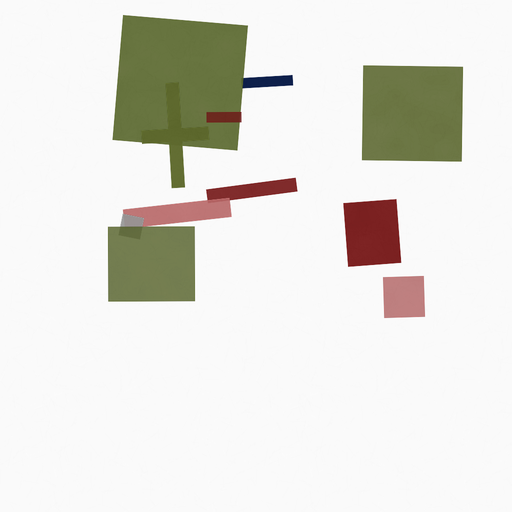
#> input picture test_aligned_bars.png, 512 x 512 px; its folder holds only this picture in this run
$ python -i renderer.py   (imports and definitions only)
#> lines starting #> are read from the running program, lines starting #| are printed output that depends on the picture
### src/art/palettes.py
"""Artist-specific color palettes.

Colors stored as (R, G, B) tuples in [0, 1] float range.
"""

from __future__ import annotations

import numpy as np


def hex_to_rgb(h: str) -> tuple:
    """Convert '#RRGGBB' to (r, g, b) floats in [0, 1]."""
    h = h.lstrip("#")
    return tuple(int(h[i : i + 2], 16) / 255.0 for i in (0, 2, 4))


# --- Malevich Suprematist Palette (original 6) ---
MALEVICH_PALETTE = {
    "white": hex_to_rgb("#FFFFFF"),
    "black": hex_to_rgb("#000000"),
    "red": hex_to_rgb("#CC0000"),
    "yellow": hex_to_rgb("#E8C800"),
    "blue": hex_to_rgb("#0044AA"),
    "green": hex_to_rgb("#228B22"),
}
#> further down, picture is the input picture: PIL image 512x512 RGB; mean R, G, B 228.6, 227.5, 221.3

# --- Expanded Suprematist Palette ---
# Drawn from the full range of colours in Malevich's Suprematist works
# (1915-1920): the core primaries plus the ochres, greys, and muted
# secondaries that appear across his paintings.
SUPREMATIST_PALETTE = {
    "white": hex_to_rgb("#FAFAFA"),
    "cream": hex_to_rgb("#F0E6D2"),
    "black": hex_to_rgb("#0A0A0A"),
    "charcoal": hex_to_rgb("#3C3C3C"),
    "grey": hex_to_rgb("#9E9E9E"),
    "light_grey": hex_to_rgb("#C8C8C8"),
    "red": hex_to_rgb("#C62828"),
    "burgundy": hex_to_rgb("#7B1A1A"),
    "rose": hex_to_rgb("#C47070"),
    "orange": hex_to_rgb("#D4762C"),
    "ochre": hex_to_rgb("#C49B2A"),
    "yellow": hex_to_rgb("#E8C800"),
    "olive": hex_to_rgb("#5E6B2E"),
    "green": hex_to_rgb("#2E7D32"),
    "blue": hex_to_rgb("#1A4FA0"),
    "navy": hex_to_rgb("#0D1F4B"),
}

# --- Basquiat Palette ---
BASQUIAT_PALETTE = {
    "raw_canvas": hex_to_rgb("#F5E6D0"),
    "black": hex_to_rgb("#000000"),
    "red": hex_to_rgb("#CC2200"),
    "blue": hex_to_rgb("#0055CC"),
    "yellow": hex_to_rgb("#DDAA00"),
    "white": hex_to_rgb("#FFFFFF"),
    "orange": hex_to_rgb("#CC6600"),
    "brown": hex_to_rgb("#8B4513"),
}

# --- Hybrid Palette (union of both) ---
HYBRID_PALETTE = {
    "white": hex_to_rgb("#FFFFFF"),
    "black": hex_to_rgb("#000000"),
    "red": hex_to_rgb("#CC1100"),
    "yellow": hex_to_rgb("#E0B400"),
    "blue": hex_to_rgb("#004DBB"),
    "green": hex_to_rgb("#228B22"),
    "orange": hex_to_rgb("#CC6600"),
    "raw_canvas": hex_to_rgb("#F5E6D0"),
    "brown": hex_to_rgb("#8B4513"),
}

# --- Hadid Palette ---
# Inspired by Zaha Hadid's suprematist-influenced paintings (1976-1992)
# "The Peak", "Malevich's Tektonik", "The World (89 Degrees)"
HADID_PALETTE = {
    "white":         hex_to_rgb("#F5F5F7"),
    "warm_white":    hex_to_rgb("#EDE8DE"),
    "light_grey":    hex_to_rgb("#C7C8CD"),
    "mid_grey":      hex_to_rgb("#8C8A92"),
    "graphite":      hex_to_rgb("#4A4950"),
    "black":         hex_to_rgb("#0B0B10"),
    "deep_blue":     hex_to_rgb("#0B2465"),
    "cobalt_blue":   hex_to_rgb("#2059BA"),
    "signal_red":    hex_to_rgb("#CF2E2E"),
    "ochre_yellow":  hex_to_rgb("#D5B143"),
    "pale_blue":     hex_to_rgb("#AFC0DC"),
    # Saturated primaries in several tones (Hadid's "Malevich's Tektonik").
    # Appended so indices of existing saved genomes are unchanged.
    "ultramarine":   hex_to_rgb("#1D35C4"),
    "vermilion":     hex_to_rgb("#E0371F"),
    "carmine":       hex_to_rgb("#A6182C"),
    "chrome_yellow": hex_to_rgb("#EDB31B"),
    "lavender_grey": hex_to_rgb("#A6ADCB"),
    "prussian":      hex_to_rgb("#10295A"),
}

# --- Maps Palette ---
# Constructivist city maps: lamp-black, vermilion, ultramarine and chrome
# yellow with warm greys, painted on aged paper.  Order is fixed: indices
# are named in src/shapes/citymap.py.
MAPS_PALETTE = {
    "paper":         hex_to_rgb("#E6DAC0"),    # 0  ground / streets
    "lamp_black":    hex_to_rgb("#1D1B1A"),    # 1
    "vermilion":     hex_to_rgb("#D8401F"),    # 2
    "ultramarine":   hex_to_rgb("#1F3B9A"),    # 3
    "chrome_yellow": hex_to_rgb("#E9B021"),    # 4
    "warm_grey":     hex_to_rgb("#8C8379"),    # 5
    "dark_grey":     hex_to_rgb("#48443F"),    # 6
    "ivory":         hex_to_rgb("#F3EDE0"),    # 7
    "carmine":       hex_to_rgb("#A3222B"),    # 8
    "cobalt":        hex_to_rgb("#3E6FB8"),    # 9
    "ochre":         hex_to_rgb("#BF8A36"),    # 10
    # Wider Constructivist range (Popova, Stepanova, Stenberg, Exter).
    "viridian":      hex_to_rgb("#2F6E52"),    # 11
    "teal":          hex_to_rgb("#1E7078"),    # 12
    "salmon":        hex_to_rgb("#E2876C"),    # 13
    "plum":          hex_to_rgb("#5A3557"),    # 14
    "sienna":        hex_to_rgb("#94452A"),    # 15
    "navy":          hex_to_rgb("#1B2541"),    # 16
    "sky":           hex_to_rgb("#93B2CF"),    # 17
    "kraft":         hex_to_rgb("#C7A774"),    # 18
    "pale_grey":     hex_to_rgb("#CEC9BE"),    # 19
    "olive":         hex_to_rgb("#6F6A35"),    # 20
    "rose":          hex_to_rgb("#E59A9C"),    # 21  Rodchenko pink
    "orange":        hex_to_rgb("#E8722A"),    # 22
}

PALETTES = {
    "malevich": MALEVICH_PALETTE,
    "suprematist": SUPREMATIST_PALETTE,
    "basquiat": BASQUIAT_PALETTE,
    "hybrid": HYBRID_PALETTE,
    "hadid": HADID_PALETTE,
    "maps": MAPS_PALETTE,
    "none": None,
}


# [6 lines left out: function get_palette_array, not called in this run]

### src/shapes/renderer.py
"""Render ShapeGenome compositions to PIL Images.

Each shape is drawn on a temporary RGBA layer, rotated around its center,
then alpha-composited onto the canvas in z-order (list order = back-to-front).

A fibrous canvas texture (random fine scratches/lines) is overlaid to give
a physical, matte-paint-on-canvas quality rather than a flat vector look.
"""

from __future__ import annotations

import math
import random as _py_random

import numpy as np
from PIL import Image, ImageChops, ImageDraw, ImageFilter

from src.shapes.genome import ShapeGenome, ShapeGroup, Shape
from src.art.palettes import SUPREMATIST_PALETTE

DEFAULT_PALETTE = list(SUPREMATIST_PALETTE.values())

_SUPERSAMPLE = 2

# Supersampling quadruples memory and time.  Up to this many output pixels
# (2048x3072, i.e. a 2048 landscape export) we render at 2x; beyond it the
# render is already so large that edge aliasing is invisible, so we render 1x.
_SUPERSAMPLE_PIXEL_BUDGET = 2048 * 3072


def _supersample_for(width: int, height: int) -> int:
    return _SUPERSAMPLE if width * height <= _SUPERSAMPLE_PIXEL_BUDGET else 1

# Cached fiber tile (generated once, reused)
_FIBER_TILE: Image.Image | None = None
_FIBER_TILE_SIZE = 512


def _palette_rgb(palette: list[tuple], idx: int) -> tuple[int, int, int]:
    r, g, b = palette[idx % len(palette)]
    return (int(r * 255), int(g * 255), int(b * 255))


def _clamp(v: float, lo: float, hi: float) -> float:
    return max(lo, min(hi, v))


# ------------------------------------------------------------------
# Shape drawing primitives
# ------------------------------------------------------------------

# [125 lines left out: functions _draw_square, _draw_rect, _draw_circle, _draw_cross, _draw_trapezoid, _draw_triangle and 9 more, not called in this run]


_SHAPE_DRAWERS = {
    "square": _draw_square,
    "rect": _draw_rect,
    "circle": _draw_circle,
    "cross": _draw_cross,
    "trapezoid": _draw_trapezoid,
    "triangle": _draw_triangle,
    "line": _draw_line,
    "ellipse": _draw_ellipse,
    "semicircle": _draw_semicircle,
    "hexagon": _draw_hexagon,
    "parallelogram": _draw_parallelogram,
    "lshape": _draw_lshape,
    "tshape": _draw_tshape,
    "arrow": _draw_arrow,
    "chevron": _draw_chevron,
}


# ------------------------------------------------------------------
# 3D projection helpers (Hadid / Architecton mode)
# ------------------------------------------------------------------

# [16 lines left out: functions _lighten, _darken, not called in this run]


def _centroid(pts: list[tuple[float, float]]) -> tuple[float, float]:
    inv = 1.0 / max(1, len(pts))
    return (sum(p[0] for p in pts) * inv, sum(p[1] for p in pts) * inv)


def _inset_polygon(pts: list[tuple[float, float]], scale: float) -> list[tuple[float, float]]:
    cx, cy = _centroid(pts)
    return [((x - cx) * scale + cx, (y - cy) * scale + cy) for x, y in pts]


# [253 lines left out: functions _get_shape_corners, _projection_vector, _draw_face_details, not called in this run]


# ------------------------------------------------------------------
# 3D lighting
# ------------------------------------------------------------------

# Single key light from the upper left (screen space, y down, unit length).
_LIGHT_DIR = (-0.55, -0.835)
_PLASTER_WHITE = (238, 233, 222)
_UMBER = (58, 47, 40)           # shade pigment for faces turned from the light
_PAPER = (222, 208, 180)        # aged paper / primed canvas
_GRAPHITE = (72, 68, 64)
_LIGHT_IVORY = (247, 240, 222)  # the one light every lit face shares
_SHADE_TAUPE = (96, 80, 70)     # the one shade every shaded face shares

# How far the 3D ground sits behind the structure (0 = on the same plane).
# Painted, not optical: ground fields are mixed toward the ground tone
# (lower value and chroma than the forms), laid flat (no relief plates),
# and shadows that reach the ground land detached and lighter.
GROUND_RECESSION = 0.85
GROUND_DROP = 0.075              # extra height above the ground, in canvas units


# [17 lines left out: functions _recede, _period_pigment, not called in this run]


def _mix(a: tuple[int, int, int], b: tuple[int, int, int], t: float) -> tuple[int, int, int]:
    return tuple(int(round(x + (y - x) * t)) for x, y in zip(a, b))


# [18 lines left out: function _face_shade, not called in this run]


def _noise_image(size: tuple[int, int], cells: int, octaves: int = 3,
                 amp: float = 1.0, rng: np.random.Generator | None = None) -> Image.Image:
    """Smooth multi-octave value noise as an 'L' image centred on 128.

    Built from tiny random grids upscaled by PIL, so it's cheap at any size.
    """
    rng = rng or np.random.default_rng()
    w, h = size
    acc = np.zeros((256, 256), dtype=np.float32)
    total = 0.0
    for o in range(octaves):
        n = max(2, cells * (2 ** o))
        small = rng.standard_normal((n, n)).astype(np.float32)
        img = Image.fromarray(((small + 4) / 8 * 255).clip(0, 255).astype(np.uint8), "L")
        up = np.asarray(img.resize((256, 256), Image.BICUBIC), dtype=np.float32) / 255.0 - 0.5
        wgt = 0.5 ** o
        acc += up * wgt
        total += wgt
    acc = acc / total * 2.0 * amp
    out = Image.fromarray((128 + acc * 127).clip(0, 255).astype(np.uint8), "L")
    return out.resize((w, h), Image.BICUBIC)


# ------------------------------------------------------------------
# Oil-paint impasto
#
# A tileable height map of directional brush strokes (with fine bristle
# streaks) is lit from the key light to get raised-paint relief, then
# soft-light blended onto surfaces.  One tile per 15-degree bucket, cached.
# ------------------------------------------------------------------

_STROKE_TILE = 512
_STROKE_CACHE: dict[tuple[int, int], Image.Image] = {}


# [26 lines left out: function _stroke_relief_tile, not called in this run]


OIL_STRENGTH = 0.45    # broken-colour brushwork on every form and the ground
_LOAD_CACHE: dict[tuple[int, int], np.ndarray] = {}


# [102 lines left out: functions _stroke_load_tile, _load_field, _oil_paint, _impasto_field, _apply_impasto, not called in this run]


# Per-material surface: (brush relief strength, tonal mottle amplitude).
_MATERIAL_TEXTURE = {
    "concrete": (0.22, 0.05),
    "marble": (0.12, 0.07),
}


# [832 lines left out: functions _tooth, _texture_element, _sweep_mask, _shift_mask, _shadow_dir, _paint_cast_shadow and 19 more, not called in this run]


_FIBER_CACHE: dict[tuple[int, int], np.ndarray] = {}


# [325 lines left out: functions _tile_fiber, _apply_canvas_texture, _apply_shape_texture, _apply_edge_roughness, _composite_shape, _paint_shapes_2d and 3 more, not called in this run]


_FIBER_NORM: np.ndarray | None = None


# [12 lines left out: function _fiber_band, not called in this run]


_FINISH_BAND = 256


# [36 lines left out: function _apply_finish, not called in this run]


_PAPER_WARM = (232, 214, 182)


def _apply_paper_age(image: Image.Image) -> Image.Image:
    """Make a 2D composition read as gouache on an old sheet.

    Applied at output resolution (cheap): pigments eased ~8% toward a warm,
    slightly desaturated period tone, soft multi-scale mottling of the
    ground, and gentle warm toning that creeps in from the sheet's edges.
    """
    w, h = image.size
#> w = 512; h = 512
    rgb = image.convert("RGB")

    # Period pigments: slight desaturation + warm cast.
    grey = rgb.convert("L").convert("RGB")
    rgb = Image.blend(rgb, grey, 0.08)
    warm = Image.new("RGB", (w, h), _PAPER_WARM)
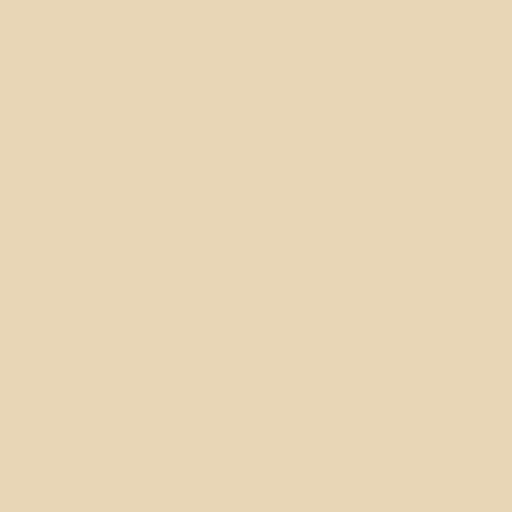
#> warm: PIL image 512x512 RGB; mean R, G, B 232, 214, 182
    rgb = ImageChops.multiply(rgb, Image.blend(Image.new("RGB", (w, h), (255, 255, 255)), warm, 0.10))

    # Mottled ground (large soft blotches + finer tooth).
    mottle = _noise_image((w, h), cells=5, octaves=5, amp=0.16)
#> the loop in _noise_image, `for o in range(octaves):` made 5 passes
#> pass 3, in _noise_image, `acc += up * wgt`:
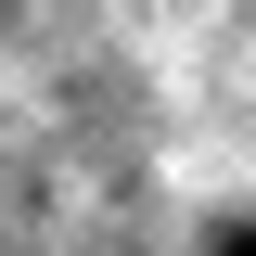
#> acc: shape (256, 256) float32; min -0.627, max 0.373, mean 0.00914; drawn with min black and max white
#> after the loop in _noise_image, `for o in range(octaves):`: total = 1.94
    rgb = ImageChops.soft_light(rgb, Image.merge("RGB", (mottle, mottle, mottle)))

    # Edge toning: warm darkening toward the border, irregular via noise.
    xs = np.linspace(-1, 1, 128, dtype=np.float32)
#> xs = 128 values from -1 to 1
    gx, gy = np.meshgrid(xs, xs)
    edge = np.clip((np.maximum(np.abs(gx), np.abs(gy)) - 0.84) / 0.16, 0, 1) ** 2.0
    edge_img = Image.fromarray((edge * 255).astype(np.uint8), "L").resize((w, h), Image.BILINEAR)
    edge_noise = _noise_image((w, h), cells=7, octaves=3, amp=0.9)
#> call 2 of _noise_image, with size = (512, 512), cells = 7, octaves = 3, amp = 0.9
#> after the loop in _noise_image (call 2), `for o in range(octaves):`:
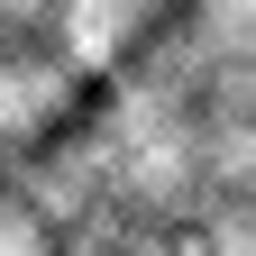
#> acc: shape (256, 256) float32; min -0.444, max 0.422, mean 0.013; drawn with min black and max white
#> after the loop in _noise_image (call 2), `for o in range(octaves):`: total = 1.75
#> in _noise_image (call 2), `out = Image.fromarray((128 + acc * 127).clip(0, 255).astype(np.uint8),..`:
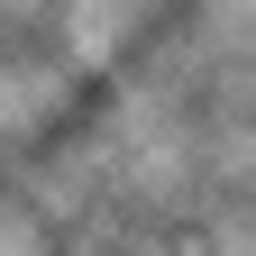
#> out: PIL image 256x256 L; min 70, max 183, mean 129.2
    edge_img = ImageChops.multiply(edge_img, edge_noise)
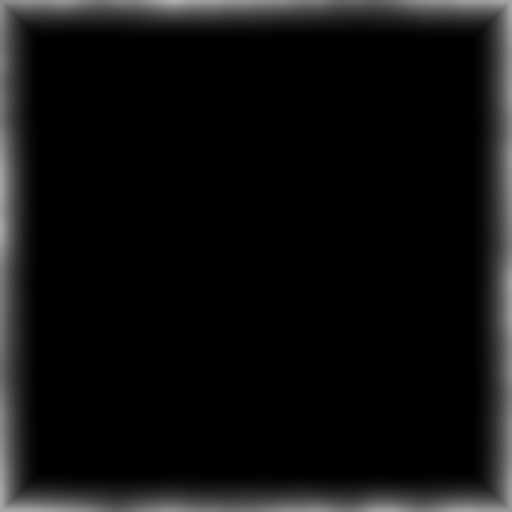
#> edge_img: PIL image 512x512 L; min 0, max 173, mean 15.5
    toned = ImageChops.multiply(rgb, Image.new("RGB", (w, h), (214, 190, 150)))
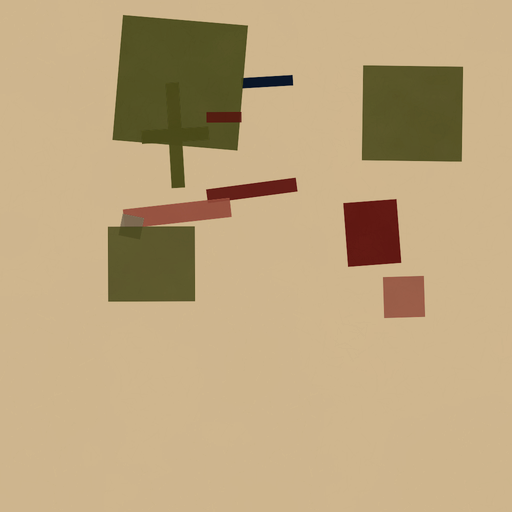
#> toned: PIL image 512x512 RGB; mean R, G, B 188.5, 165, 125.6
    rgb = Image.composite(toned, rgb, edge_img.point(lambda v: int(v * 0.40)))
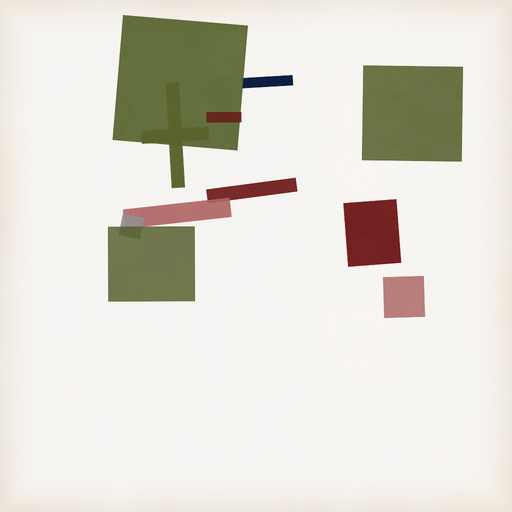
#> rgb: PIL image 512x512 RGB; mean R, G, B 224.2, 220.8, 211.9
    return rgb


# Render settings (module-level defaults, updated by server)
GRAIN_STRENGTH: float = 8.0
GRADIENT_STRENGTH: float = 10.0


# [159 lines left out: functions render_genome, _render_genome_3d, render_genome_extended, render_population_grid, not called in this run]

>>> from PIL import Image
>>> picture = Image.open('../../test_aligned_bars.png')
>>> result = _apply_paper_age(picture)

$ run again, on test_bars_17.png
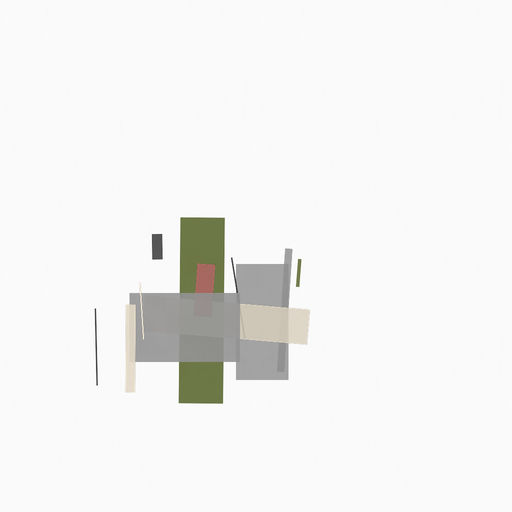
#> input picture test_bars_17.png, 512 x 512 px
#> picture is the input picture: PIL image 512x512 RGB; mean R, G, B 242.3, 242.3, 241.1
#> after the loop in _noise_image, `for o in range(octaves):`: total = 1.94
#> in _apply_paper_age, `toned = ImageChops.multiply(rgb, Image.new("RGB", (w, h), (214, 190, 1..`:
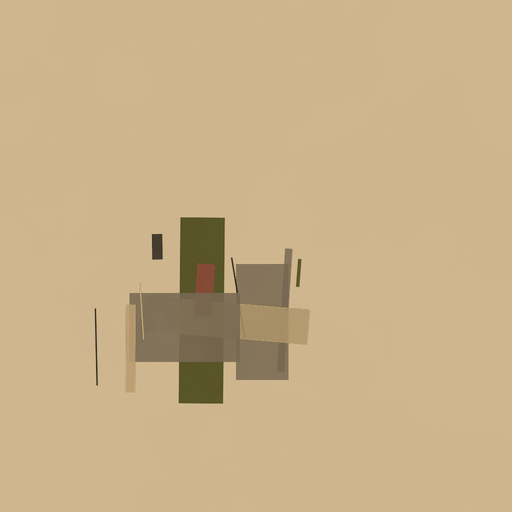
#> toned: PIL image 512x512 RGB; mean R, G, B 200, 175.7, 136.7
#> in _apply_paper_age, `rgb = Image.composite(toned, rgb, edge_img.point(lambda v: int(v * 0.4..`:
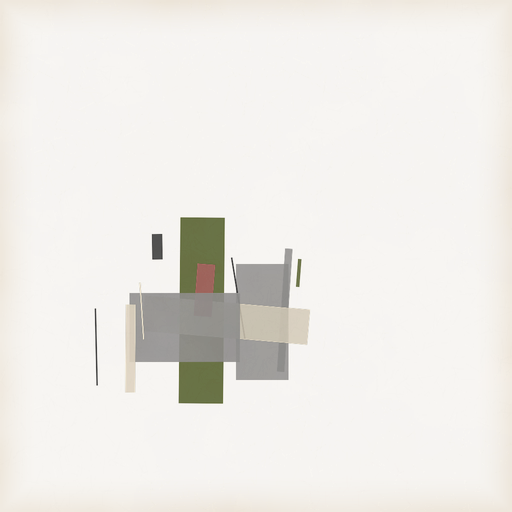
#> rgb: PIL image 512x512 RGB; mean R, G, B 237.9, 235.4, 231

$ run again, on test_bars_42.png
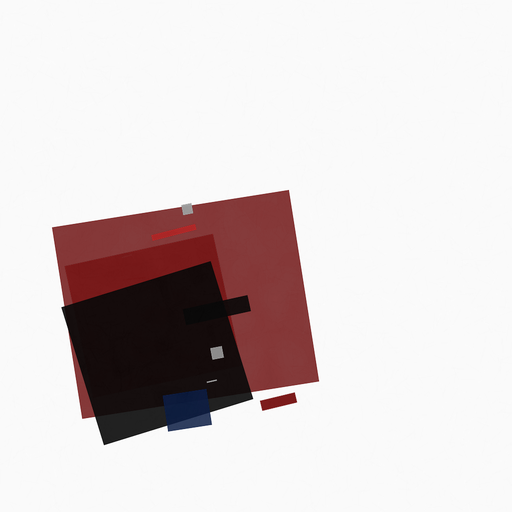
#> input picture test_bars_42.png, 512 x 512 px
#> picture is the input picture: PIL image 512x512 RGB; mean R, G, B 217.3, 208.5, 208.7
#> after the loop in _noise_image, `for o in range(octaves):`: total = 1.94
#> in _apply_paper_age, `toned = ImageChops.multiply(rgb, Image.new("RGB", (w, h), (214, 190, 1..`:
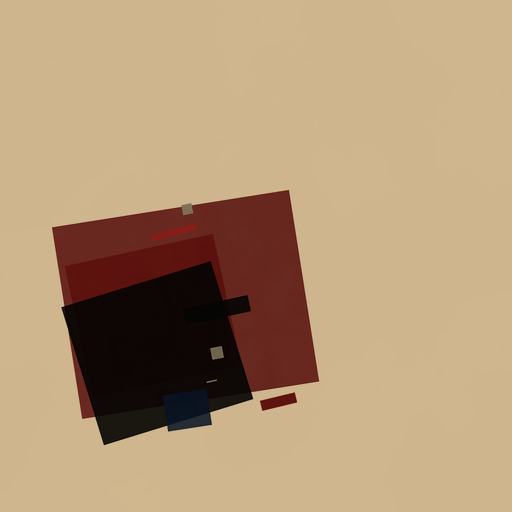
#> toned: PIL image 512x512 RGB; mean R, G, B 178.6, 151.1, 118.2
#> in _apply_paper_age, `rgb = Image.composite(toned, rgb, edge_img.point(lambda v: int(v * 0.4..`:
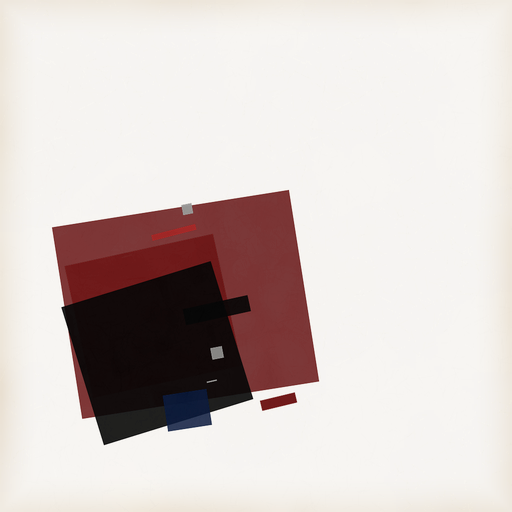
#> rgb: PIL image 512x512 RGB; mean R, G, B 212.3, 202.2, 199.4

$ run again, on test_bars_55.png
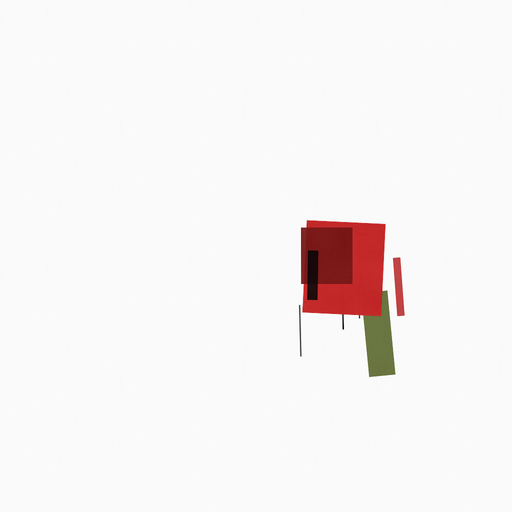
#> input picture test_bars_55.png, 512 x 512 px
#> picture is the input picture: PIL image 512x512 RGB; mean R, G, B 246.1, 242.4, 242.1
#> after the loop in _noise_image, `for o in range(octaves):`: total = 1.94
#> in _apply_paper_age, `rgb = Image.composite(toned, rgb, edge_img.point(lambda v: int(v * 0.4..`:
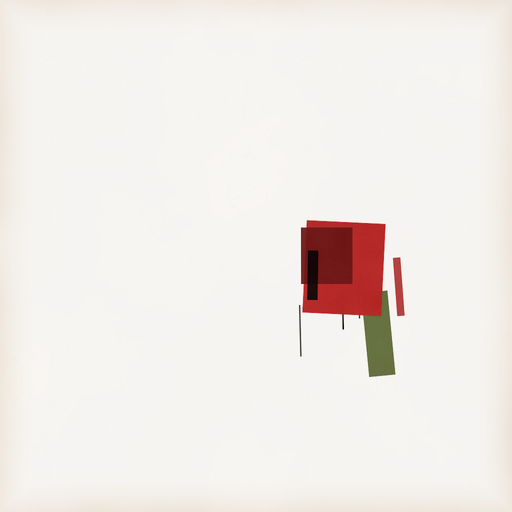
#> rgb: PIL image 512x512 RGB; mean R, G, B 241.4, 235.6, 231.8
